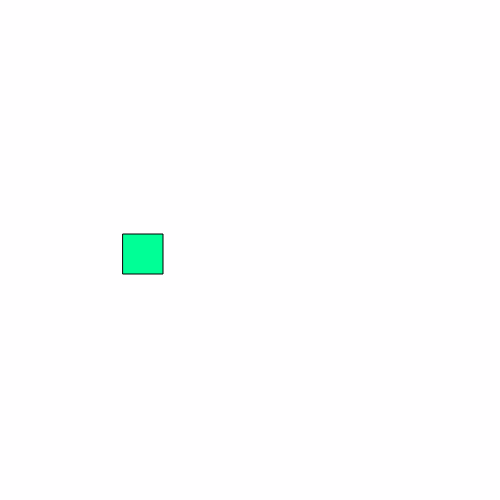
Frame 1 (no input)
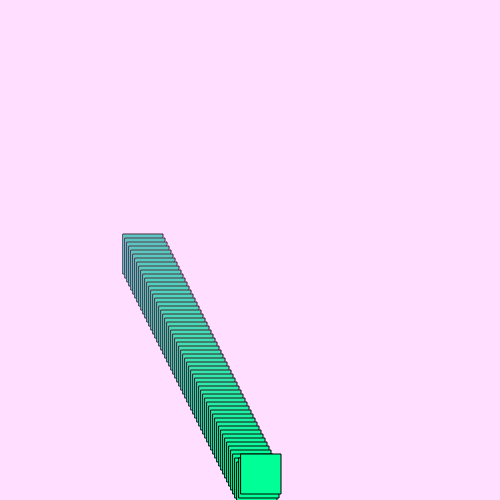
Frame 60 (no input)
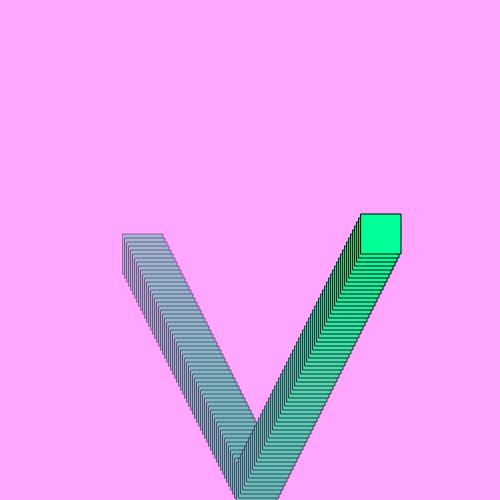
Frame 120 (the mouse pressed at the canvas centre since frame 60)

The p5.js sketch that drew these frames (run headless with seeded random() and noise() and a simulated clock; from frame 60 on, the mouse is pressed at the canvas centre):

// p5.js sketch
// ── sketch.js
let boxSize = 40;

let posX = 123;
let posY = 234

let vitX = 2;
let vitY = 4;

function setup() {
  createCanvas(500, 500);
}

function draw() {
  background(255,150,255,2);
  fill(0,255,150);
  square(posX,posY,boxSize)
  posX += vitX;
  posY += vitY;
  
  print(vitX);
  
  if(posX + boxSize > width || posX < 0 ){
    vitX *= -1;
  }
    if(posY + boxSize > height || posY < 0 ){
    vitY *= -1;
  }
}
